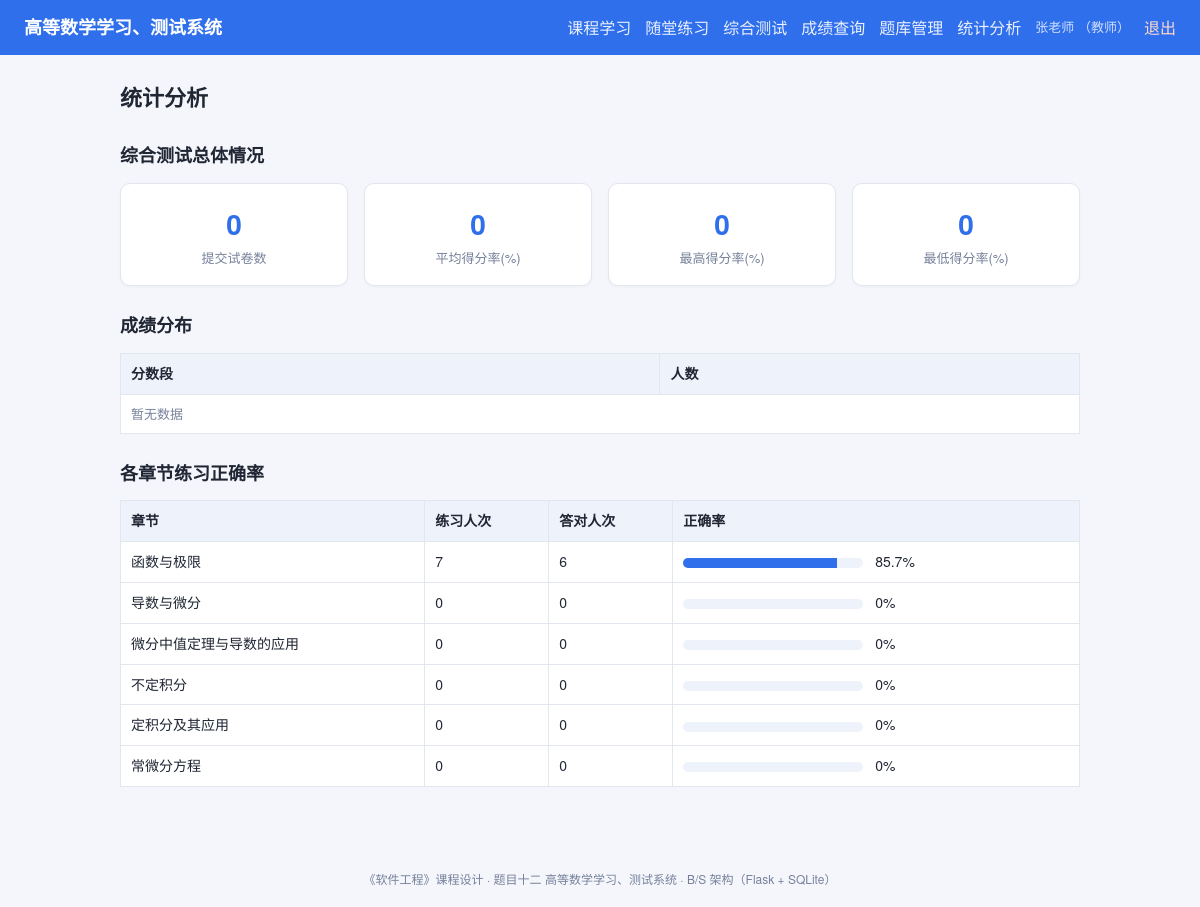
The app's page /stats (signed in) with its own data.
### tables this page shows
CREATE TABLE user (
    id            INTEGER PRIMARY KEY AUTOINCREMENT,
    username      TEXT UNIQUE NOT NULL,
    password_hash TEXT NOT NULL,
    role          TEXT NOT NULL DEFAULT 'student',   -- student / teacher / admin
    real_name     TEXT,
    created_at    TEXT DEFAULT (datetime('now','localtime'))
);

CREATE TABLE chapter (
    id         INTEGER PRIMARY KEY AUTOINCREMENT,
    name       TEXT NOT NULL,
    sort_order INTEGER DEFAULT 0
);

### app.py (the view)
    @app.route("/stats")
    @roles_required("teacher", "admin")
    def stats():
        db = get_db()
        chapter_stats = db.execute(
            "SELECT c.name,"
            " COUNT(pr.id) attempts,"
            " SUM(pr.is_correct) correct"
            " FROM chapter c LEFT JOIN question q ON q.chapter_id=c.id"
            " LEFT JOIN practice_record pr ON pr.question_id=q.id"
            " GROUP BY c.id ORDER BY c.sort_order"
        ).fetchall()
        chapter_stats = [
            {
                "name": r["name"],
                "attempts": r["attempts"],
                "correct": r["correct"] or 0,
                "rate": round((r["correct"] or 0) * 100.0 / r["attempts"], 1) if r["attempts"] else 0,
            }
            for r in chapter_stats
        ]
        dist = db.execute(
            "SELECT CASE"
            " WHEN got_score*100.0/total_score >= 90 THEN '优秀(90-100)'"
            " WHEN got_score*100.0/total_score >= 80 THEN '良好(80-89)'"
            " WHEN got_score*100.0/total_score >= 70 THEN '中等(70-79)'"
            " WHEN got_score*100.0/total_score >= 60 THEN '及格(60-69)'"
            " ELSE '不及格(<60)' END AS band, COUNT(*) c"
            " FROM paper WHERE status='submitted' AND total_score>0 GROUP BY band"
        ).fetchall()
        summary = db.execute(
            "SELECT COUNT(*) c, AVG(got_score*100.0/total_score) avg_rate,"
            " MAX(got_score*100.0/total_score) max_rate,"
            " MIN(got_score*100.0/total_score) min_rate"
            " FROM paper WHERE status='submitted' AND total_score>0"
        ).fetchone()
        return render_template(
            "stats.html", chapter_stats=chapter_stats, dist=dist, summary=summary
        )

### app.py (called while the page is built)
def current_user():
    if "user_id" not in session:
        return None
    if getattr(g, "_current_user", None) is None:
        row = get_db().execute(
            "SELECT * FROM user WHERE id=?", (session["user_id"],)
        ).fetchone()
        g._current_user = row
    return g._current_user

def roles_required(*roles):
    def deco(view):
        @wraps(view)
        def wrapped(*args, **kwargs):
            user = current_user()
            if user is None:
                flash("请先登录", "warning")
                return redirect(url_for("login"))
            if user["role"] not in roles:
                abort(403)
            return view(*args, **kwargs)
        return wrapped
    return deco

### db.py (called while the page is built)
def get_db():
    if "db" not in g:
        g.db = sqlite3.connect(current_app.config["DATABASE"])
        g.db.row_factory = sqlite3.Row
        g.db.execute("PRAGMA foreign_keys = ON")
    return g.db

### templates/stats.html (shortened to what this page needs)
{% extends "base.html" %}
{% block content %}
<h2>统计分析</h2>
<h3>综合测试总体情况</h3>
<div class="cards">
  <div class="card stat"><div class="stat-num">{{ summary['c'] or 0 }}</div><div class="stat-label">提交试卷数</div></div>
  <div class="card stat"><div class="stat-num">{{ summary['avg_rate']|round(1) if summary['avg_rate'] else 0 }}</div><div class="stat-label">平均得分率(%)</div></div>
  <div class="card stat"><div class="stat-num">{{ summary['max_rate']|round(1) if summary['max_rate'] else 0 }}</div><div class="stat-label">最高得分率(%)</div></div>
  <div class="card stat"><div class="stat-num">{{ summary['min_rate']|round(1) if summary['min_rate'] else 0 }}</div><div class="stat-label">最低得分率(%)</div></div>
</div>
<h3>成绩分布</h3>
<table class="table">
  <thead><tr><th>分数段</th><th>人数</th></tr></thead>
  <tbody>
  {% for d in dist %}
    <tr><td>{{ d['band'] }}</td><td>{{ d['c'] }}</td></tr>
  {% else %}
    <tr><td colspan="2" class="muted">暂无数据</td></tr>
  {% endfor %}
  </tbody>
</table>
<h3>各章节练习正确率</h3>
<table class="table">
  <thead><tr><th>章节</th><th>练习人次</th><th>答对人次</th><th>正确率</th></tr></thead>
  <tbody>
  {% for s in chapter_stats %}
    <tr>
      <td>{{ s['name'] }}</td>
      <td>{{ s['attempts'] }}</td>
      <td>{{ s['correct'] }}</td>
      <td>
        <div class="bar"><div class="bar-in" style="width: {{ s['rate'] }}%"></div></div>
        {{ s['rate'] }}%
      </td>
    </tr>
  {% endfor %}
  </tbody>
</table>
{% endblock %}

### templates/base.html (shortened to what this page needs)
<!DOCTYPE html>
<html lang="zh-CN">
<head>
  <link rel="stylesheet" href="{{ url_for('static', filename='style.css') }}">
</head>
<body>
<header class="topbar">
  <div class="brand"><a href="{{ url_for('index') }}">高等数学学习、测试系统</a></div>
  <nav class="nav">
    {% if current_user %}
      <a href="{{ url_for('learning') }}">课程学习</a>
      <a href="{{ url_for('practice') }}">随堂练习</a>
      <a href="{{ url_for('test_form') }}">综合测试</a>
      <a href="{{ url_for('scores') }}">成绩查询</a>
      {% if current_user['role'] in ('teacher', 'admin') %}
        <a href="{{ url_for('questions') }}">题库管理</a>
        <a href="{{ url_for('stats') }}">统计分析</a>
      {% endif %}
      <span class="user-info">{{ current_user['real_name'] or current_user['username'] }}
        （{% if current_user['role']=='admin' %}管理员{% elif current_user['role']=='teacher' %}教师{% else %}学生{% endif %}）
      </span>
      <a class="logout" href="{{ url_for('logout') }}">退出</a>
    {% else %}
      <a href="{{ url_for('login') }}">登录</a>
      <a href="{{ url_for('register') }}">注册</a>
    {% endif %}
  </nav>
</header>
<main class="container">
  {% block content %}{% endblock %}
</main>
<footer class="footer">
  《软件工程》课程设计 · 题目十二 高等数学学习、测试系统 · B/S 架构（Flask + SQLite）
</footer>
</body>
</html>

### static/style.css (style rules this page uses)
:root { --primary: #2f6feb; --primary-dark: #1f56c4; --bg: #f4f6fb; --card: #ffffff; --border: #e2e6ef; --text: #202634; --muted: #76809a; --green: #1a9e6a; --red: #d8452f; }
* { box-sizing: border-box; }
body { margin: 0; font-family: "Microsoft YaHei", "PingFang SC", "Helvetica Neue", Arial, sans-serif; background: var(--bg); color: var(--text); line-height: 1.7; }
a { color: var(--primary); text-decoration: none; }
.topbar { display: flex; align-items: center; justify-content: space-between; flex-wrap: wrap; gap: 8px; padding: 12px 24px; background: var(--primary); color: #fff; }
.topbar .brand a { color: #fff; font-size: 18px; font-weight: 700; }
.nav { display: flex; align-items: center; flex-wrap: wrap; gap: 14px; }
.nav a { color: #eaf0ff; }
.nav .user-info { color: #cfe0ff; font-size: 13px; }
.nav .logout { color: #ffd9d0; }
.container { max-width: 1000px; margin: 24px auto; padding: 0 20px 40px; }
h2 { font-size: 22px; margin: 8px 0 16px; }
h3 { font-size: 18px; margin: 24px 0 12px; }
.muted { color: var(--muted); font-size: 13px; }
.cards { display: flex; flex-wrap: wrap; gap: 16px; margin-bottom: 8px; }
.card { background: var(--card); border: 1px solid var(--border); border-radius: 10px; padding: 16px 18px; box-shadow: 0 1px 3px rgba(20, 40, 80, .04); }
.card.stat { flex: 1 1 160px; text-align: center; }
.stat-num { font-size: 28px; font-weight: 700; color: var(--primary); }
.stat-label { font-size: 13px; color: var(--muted); }
.table { width: 100%; border-collapse: collapse; background: var(--card); font-size: 14px; }
.table th, .table td { border: 1px solid var(--border); padding: 8px 10px; text-align: left; vertical-align: top; }
.table th { background: #eef2fb; }
.bar { display: inline-block; width: 180px; height: 10px; background: #eef2fb; border-radius: 6px; overflow: hidden; vertical-align: middle; margin-right: 8px; }
.bar-in { height: 100%; background: var(--primary); }
.footer { text-align: center; color: var(--muted); font-size: 12px; padding: 18px; }

### records on screen
user: real_name "张老师"
chapter: name "函数与极限", attempts "7", correct "6", rate "85.7"
chapter: name "导数与微分", attempts "0", correct "0", rate "0"
chapter: name "微分中值定理与导数的应用", attempts "0", correct "0", rate "0"
chapter: name "不定积分", attempts "0", correct "0", rate "0"
chapter: name "定积分及其应用", attempts "0", correct "0", rate "0"
chapter: name "常微分方程", attempts "0", correct "0", rate "0"

### other values on screen
{{ summary['c'] or 0 }} "0"
{{ summary['avg_rate']|round(1) if summary['avg_rate'] else 0 }} "0"
{{ summary['max_rate']|round(1) if summary['max_rate'] else 0 }} "0"
{{ summary['min_rate']|round(1) if summary['min_rate'] else 0 }} "0"
